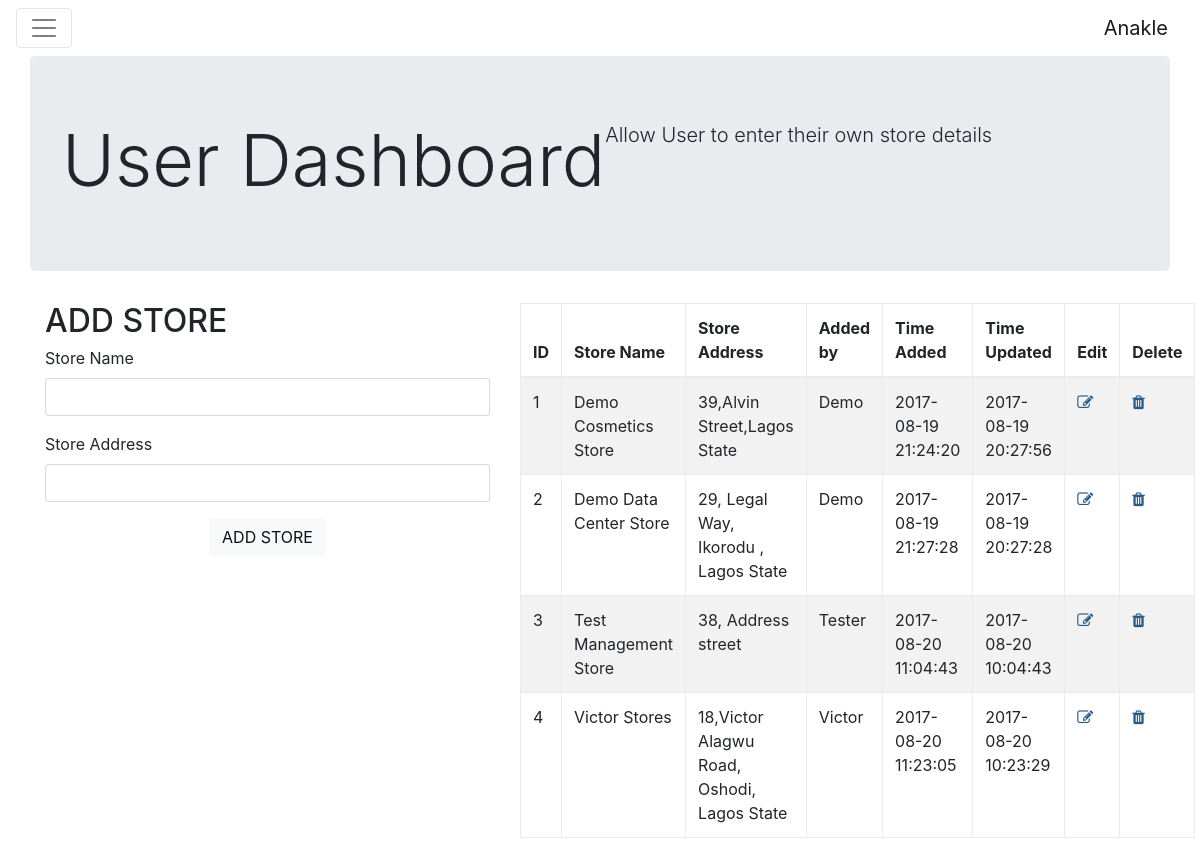
Page /dashboard/index.php (signed in) on the committed database.
### tables this page shows
CREATE TABLE `stores` (
  `id` int(11) NOT NULL,
  `store_name` varchar(255) NOT NULL,
  `store_address` varchar(255) NOT NULL,
  `user_id` varchar(255) NOT NULL,
  `time_updated` timestamp NOT NULL DEFAULT CURRENT_TIMESTAMP ON UPDATE CURRENT_TIMESTAMP,
  `time_created` datetime NOT NULL
);

### dashboard/index.php (the view, shortened to what this page needs)
<?php require '../database/connection.php'; ?>
<?php
 if(isset($_SESSION['username']))
 {
 ?>
<!DOCTYPE html>
<html>
<head>
	<link rel="stylesheet" type="text/css" href="../assets/css/style.css">
	<link rel="stylesheet" type="text/css" href="../assets/css/font-awesome.min.css">
	<link rel="stylesheet" type="text/css" href="../assets/css/bootstrap.min.css">
</head>
<body>
	<nav class="navbar navbar-toggleable-md navbar-light bd-faded">
	    		<button type="button" class="navbar-toggler navbar-toggler-right" type="button" data-toggle="collapse" data-target="#navbarNav" aria-controls="navbarNav" aria-expanded="false" aria-label="Toggle navigation">
	                <span class="navbar-toggler-icon"></span>
	    		</button>
	    		<a class="navbar-brand" href="#">Anakle</a>
    </nav>
<div class="container">
	<div class="row jumbotron">
			<h2 class="display-3">User Dashboard</h2>
			<p class="lead">Allow User to enter their own store details</p>
	</div>
	<div class="row">
		<div class="col-lg-5 col-md-12 col-sm-12">
			<h2>ADD STORE</h2>
			    <form method="POST" action="" role="form">
                    <div class="form-group">
                       <label for="cat_title">Store Name</label>
                        <input type="text" name="store_name"  class="form-control">
                    </div>
                    <div class="form-group">
                        <label>Store Address</label>
                        <input type="text" name="store_address" class="form-control"></input>
                    </div>
                    <div class="form-group text-center">
                    	<button name="add" class="btn btn-light" type="submit">ADD STORE</button>
                    </div>
          		</form>
		</div>
		<div class="col-lg-7 col-md-12 col-sm-12">
			<div class="table-responsive">
                <table class="table table-bordered table-striped table-hover">
                    <thead>
	                    <tr>
	                    	<th>ID</th>
	                    	<th>Store Name</th>
	                    	<th>Store Address</th>
	                    	<th>Added by </th>
	                    	<th>Time Added</th>
	                    	<th>Time Updated</th>
	                    	<th>Edit</th>
	                    	<th>Delete</th>
	                    </tr>
	                </thead>
	                <tbody>
	                <?php
$s_query = "SELECT * FROM stores";
$s_stmt = $con->prepare($s_query);
$s_stmt->execute();
while ($s_row = $s_stmt->fetch()) {
	$s_id =htmlentities($s_row['id']);
	$s_name =htmlentities($s_row['store_name']) ;
	$s_address = htmlentities($s_row['store_address']);
	$s_user = htmlentities($s_row['user_id']);
	$s_time_update = htmlentities($s_row['time_updated']);
	$s_time_create = htmlentities($s_row['time_created']);
	                ?>
	                	<tr>
	                		<td><?php echo $s_id; ?></td>
	                		<td><?php echo $s_name; ?></td>
	                		<td><?php echo $s_address; ?></td>
	                		<td><?php echo $s_user; ?></td>
	                		<td><?php echo $s_time_create;?></td>
	                		<td><?php echo $s_time_update; ?></td>
	                		<td><a href="index.php?edit=<?php echo $s_id; ?>"><span class="fa fa-edit" style="color: #265a88;"></span></a></td>
	                		<td><a href="index.php?del=<?php echo $s_id; ?>"><span class="fa fa-trash" style="color: #265a88;"></span></a></td>
	                	</tr>
	                	<?php }?>
	                </tbody>
	            </table>
	        </div>
		</div>
	</div>
</div>
 </body>
 </html>
 <?php
 }else{
 	header('Location: ../login.php');
 	echo "Please log-in";
 }?>

### rows in the picture
stores: id "1", store_name "Demo Cosmetics Store", store_address "39,Alvin Street,Lagos State", user "Demo", time_created "2017-08-19 21:24:20", time_updated "2017-08-19 20:27:56"
stores: id "2", store_name "Demo Data Center Store", store_address "29, Legal Way, Ikorodu , Lagos State", user "Demo", time_created "2017-08-19 21:27:28", time_updated "2017-08-19 20:27:28"
stores: id "3", store_name "Test Management Store", store_address "38, Address street", user "Tester", time_created "2017-08-20 11:04:43", time_updated "2017-08-20 10:04:43"
stores: id "4", store_name "Victor Stores", store_address "18,Victor Alagwu Road, Oshodi, Lagos State", user "Victor", time_created "2017-08-20 11:23:05", time_updated "2017-08-20 10:23:29"
